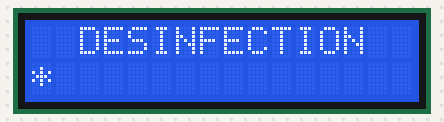
This sketch was run on a simulated Arduino Uno, built with avr-gcc and run on an emulated ATmega328P. On the bench: 16×2 character LCD.

Above: at 0.22 s.
At 1.43 s:
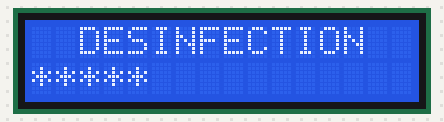
At 2.64 s:
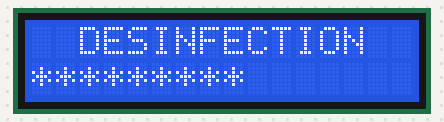
At 5.05 s:
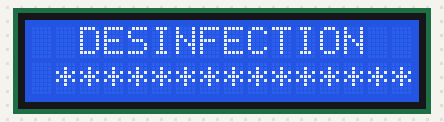
At 9.8 s:
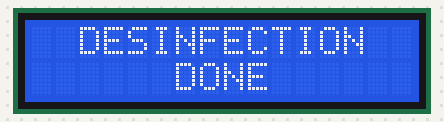
At 20.81 s:
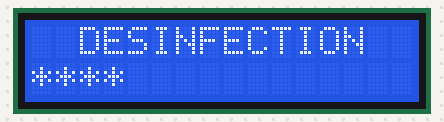

The sketch:

lsd.ino
```cpp
#include <Wire.h>
#include <LiquidCrystal_I2C.h>
LiquidCrystal_I2C lcd(0x27,16,2);  // Устанавливаем дисплей
void setup()
{
  lcd.init();
  lcd.backlight();// Включаем подсветку дисплея
  // lcd.setCursor(2, 0);
  // lcd.print("DOOR CLOSED");
  lcd.setCursor(2, 0);
  lcd.print("DESINFECTION");
}
void loop()
{
  for (int i = 0; i < 1; i++){
    for (int i = 0; i < 16; i ++) {
      lcd.setCursor(i, 1);
      lcd.print("*");
      delay(300);
    }
    for (int i = 0; i < 16; i ++) {
      lcd.setCursor(i, 1);
      lcd.print(" ");
      delay(300);
    }
  }
  lcd.setCursor(6, 1);
  lcd.print("DONE");
  delay(10000);
  lcd.setCursor(0, 1);
  lcd.print("                ");
}
```

Measured:
- by itself, everything shown: repeats every 19.7 s, in 34 steps
- what the display in image 4 shows lasts 10.1 s, from 9.7 s to 19.8 s
